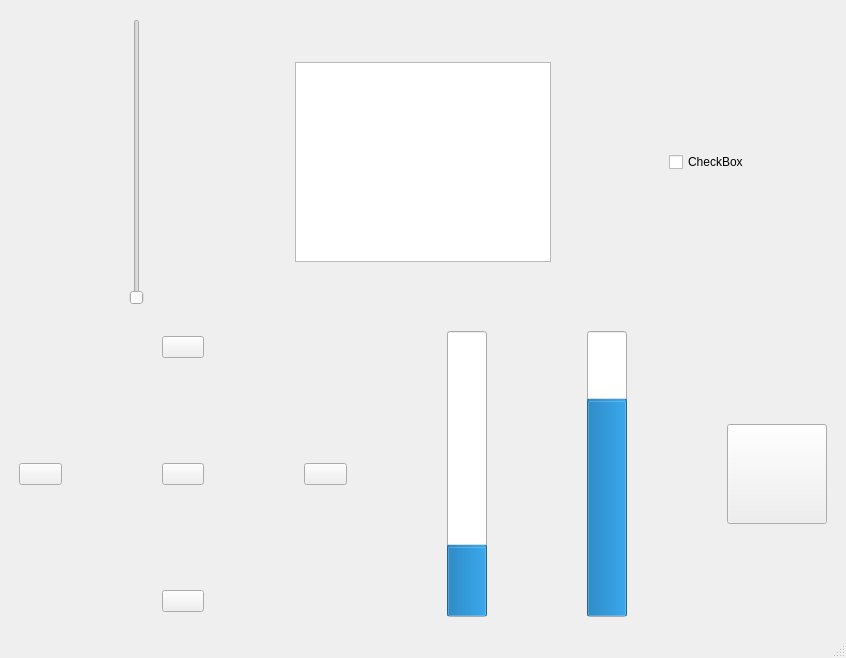
<?xml version="1.0" encoding="UTF-8"?>
<ui version="4.0">
 <class>MainWindow</class>
 <widget class="QMainWindow" name="MainWindow">
  <property name="geometry">
   <rect>
    <x>0</x>
    <y>0</y>
    <width>846</width>
    <height>658</height>
   </rect>
  </property>
  <property name="windowTitle">
   <string>MainWindow</string>
  </property>
  <widget class="QWidget" name="centralwidget">
   <layout class="QVBoxLayout" name="verticalLayout">
    <item>
     <layout class="QHBoxLayout" name="horizontalLayout">
      <property name="spacing">
       <number>40</number>
      </property>
      <property name="leftMargin">
       <number>10</number>
      </property>
      <property name="topMargin">
       <number>10</number>
      </property>
      <property name="rightMargin">
       <number>10</number>
      </property>
      <property name="bottomMargin">
       <number>10</number>
      </property>
      <item alignment="Qt::AlignHCenter">
       <widget class="QSlider" name="verticalSlider">
        <property name="pageStep">
         <number>2</number>
        </property>
        <property name="orientation">
         <enum>Qt::Vertical</enum>
        </property>
       </widget>
      </item>
      <item alignment="Qt::AlignHCenter">
       <widget class="QGraphicsView" name="graphicsView">
        <property name="maximumSize">
         <size>
          <width>300</width>
          <height>200</height>
         </size>
        </property>
       </widget>
      </item>
      <item alignment="Qt::AlignHCenter">
       <widget class="QCheckBox" name="checkBox">
        <property name="text">
         <string>CheckBox</string>
        </property>
       </widget>
      </item>
     </layout>
    </item>
    <item>
     <layout class="QHBoxLayout" name="horizontalLayout_2">
      <property name="spacing">
       <number>100</number>
      </property>
      <property name="leftMargin">
       <number>10</number>
      </property>
      <property name="topMargin">
       <number>10</number>
      </property>
      <property name="rightMargin">
       <number>10</number>
      </property>
      <property name="bottomMargin">
       <number>10</number>
      </property>
      <item>
       <layout class="QGridLayout" name="gridLayout_2" columnstretch="0,0,0">
        <property name="sizeConstraint">
         <enum>QLayout::SetMaximumSize</enum>
        </property>
        <property name="leftMargin">
         <number>0</number>
        </property>
        <property name="rightMargin">
         <number>0</number>
        </property>
        <item row="1" column="0">
         <widget class="QPushButton" name="pushButton_9">
          <property name="text">
           <string/>
          </property>
         </widget>
        </item>
        <item row="1" column="2">
         <widget class="QPushButton" name="pushButton_2">
          <property name="text">
           <string/>
          </property>
         </widget>
        </item>
        <item row="1" column="1">
         <widget class="QPushButton" name="pushButton_3">
          <property name="text">
           <string/>
          </property>
         </widget>
        </item>
        <item row="0" column="1">
         <widget class="QPushButton" name="pushButton_6">
          <property name="text">
           <string/>
          </property>
         </widget>
        </item>
        <item row="2" column="1">
         <widget class="QPushButton" name="pushButton_4">
          <property name="text">
           <string/>
          </property>
         </widget>
        </item>
       </layout>
      </item>
      <item>
       <widget class="QProgressBar" name="progressBar_2">
        <property name="minimumSize">
         <size>
          <width>40</width>
          <height>0</height>
         </size>
        </property>
        <property name="value">
         <number>24</number>
        </property>
        <property name="orientation">
         <enum>Qt::Vertical</enum>
        </property>
        <property name="invertedAppearance">
         <bool>false</bool>
        </property>
       </widget>
      </item>
      <item>
       <widget class="QProgressBar" name="progressBar">
        <property name="minimumSize">
         <size>
          <width>40</width>
          <height>0</height>
         </size>
        </property>
        <property name="value">
         <number>75</number>
        </property>
        <property name="orientation">
         <enum>Qt::Vertical</enum>
        </property>
        <property name="invertedAppearance">
         <bool>false</bool>
        </property>
       </widget>
      </item>
      <item>
       <widget class="QPushButton" name="pushButton">
        <property name="maximumSize">
         <size>
          <width>100</width>
          <height>100</height>
         </size>
        </property>
        <property name="text">
         <string/>
        </property>
        <property name="checkable">
         <bool>true</bool>
        </property>
        <property name="checked">
         <bool>false</bool>
        </property>
        <property name="autoRepeat">
         <bool>false</bool>
        </property>
       </widget>
      </item>
     </layout>
    </item>
   </layout>
  </widget>
  <widget class="QMenuBar" name="menubar">
   <property name="geometry">
    <rect>
     <x>0</x>
     <y>0</y>
     <width>846</width>
     <height>22</height>
    </rect>
   </property>
  </widget>
  <widget class="QStatusBar" name="statusbar"/>
 </widget>
 <resources/>
 <connections/>
</ui>
